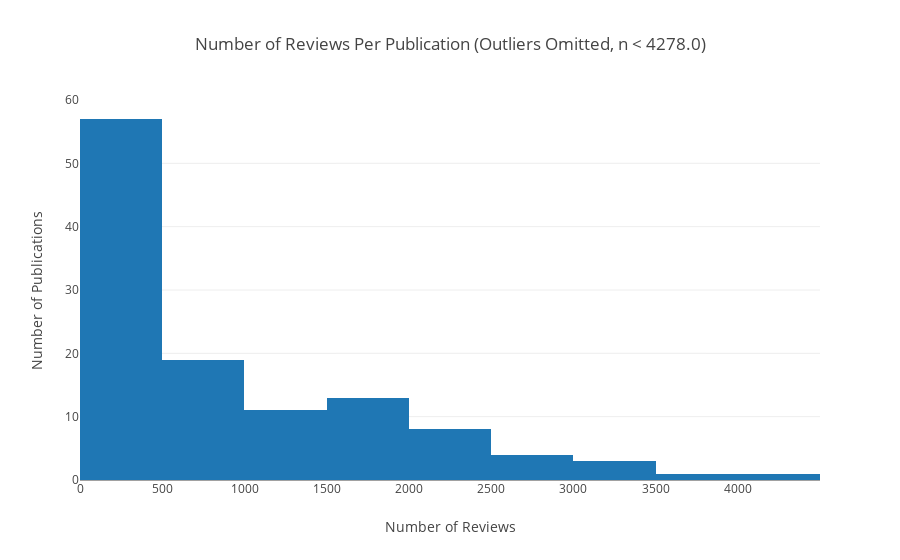

Notebook code cell kept with this figure:
### Code cell
num_ratings_truncated = grouped_df[grouped_df['num_ratings'] <= upper_fence]

data2_1 = go.Histogram(x=num_ratings_truncated['num_ratings'])
layout2_1 = go.Layout(
    title= 'Number of Reviews Per Publication (Outliers Omitted, n < ' + str(upper_fence) + ')',
    hovermode= 'closest',
    xaxis = dict(
        title= 'Number of Reviews',
    ),
    yaxis = dict(
        title = 'Number of Publications'
    )
)

fig2_1 = dict(data=[data2_1], layout=layout2_1)
iplot(fig2_1, filename='basic histogram')

### Figure 1 — Plotly figure (JSON) as saved in the notebook; plotly's stock layout.template omitted (floating-point values rounded to 4 significant figures)
{"data": [{"type": "histogram", "x": [803, 410, 3058, 5, 468, 1111, 49, 1814, 1806, 150, 841, 1720, 808, 1853, 1324, 2024, 421, 723, 59, 493, 2009, 822, 49, 3425, 156, 68, 1765, 155, 1371, 1507, 121, 2425, 787, 3361, 3, 2940, 230, 444, 1795, 62, 101, 517, 542, 492, 67, 85, 403, 1078, 70, 354, 88, 1462, 627, 178, 75, 2281, 25, 110, 424, 2706, 474, 135, 158, 2132, 140, 578, 148, 24, 2956, 34, 822, 2120, 711, 12, 368, 700, 1548, 719, 33, 9, 235, 491, 52, 41, 490, 13, 2496, 286, 3955, 99, 792, 1573, 1452, 1087, 4225, 1086, 368, 1429, 787, 2244, 1819, 1637, 1412, 512, 61, 673, 1589, 2716, 168, 1119, 290, 759, 223, 232, 366, 341, 1752]}], "layout": {"hovermode": "closest", "title": "Number of Reviews Per Publication (Outliers Omitted, n < 4278.0)", "xaxis": {"title": "Number of Reviews"}, "yaxis": {"title": "Number of Publications"}}}
